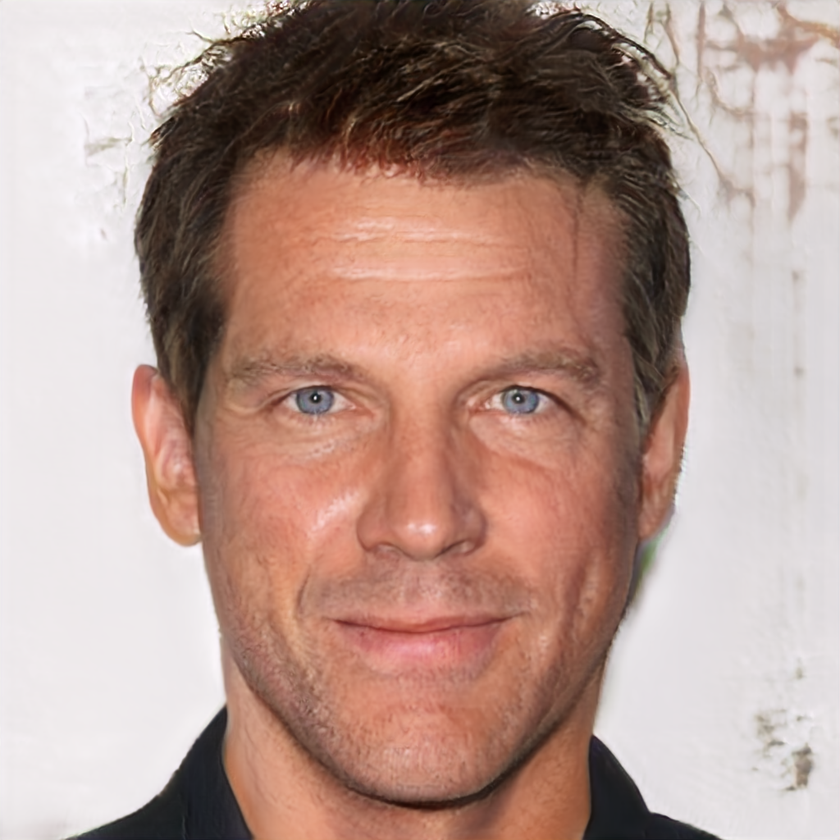
#> input picture comp_sketch/feature_extractor_sandbox/original.png, 840 x 840 px, shrunk from 1024 x 1024 before the run; its folder holds only this picture in this run
$ python -i main.py   (imports and definitions only)
#> lines starting #> are read from the running program, lines starting #| are printed output that depends on the picture
#> further down, picture is the input picture: shape (840, 840, 3); mean B, G, R 142.2, 151.5, 180.1
import numpy as np
import pandas as pd
import cv2
import imutils
import json
import os
from pathlib import Path
from fastai.vision.data import ImageList
from fastai.vision.learner import cnn_learner
from fastai.vision import models
from fastai.vision.image import pil2tensor,Image


# [1 line not run here, left out]

path = Path("./DATA/")

SELECTED_FEATURES = ['Eyeglasses', 'Male', 'Mustache', 'Smiling', 'Wavy_Hair', 'Young']

statistics = {feature: {'TP': 0, 'FP': 0, 'FN': 0, 'TN': 0} for feature in SELECTED_FEATURES}

# Creating a databunch
imagenet_stats = ([0.485, 0.456, 0.406], [0.229, 0.224, 0.225])
# [8 lines that did not run here, left out]

# [1 line not run here, left out]

# Loading our model
# [1 line that did not run here, left out]
# [3 lines not run here, left out]

# Loading HAAR cascade
face_cascade = cv2.CascadeClassifier("haarcascade_frontalface_default.xml")

# [1 line not run here, left out]

def detect_facial_attributes(frame):
    # Our operations on the frame come here
    gray = cv2.cvtColor(frame, cv2.COLOR_BGR2GRAY)
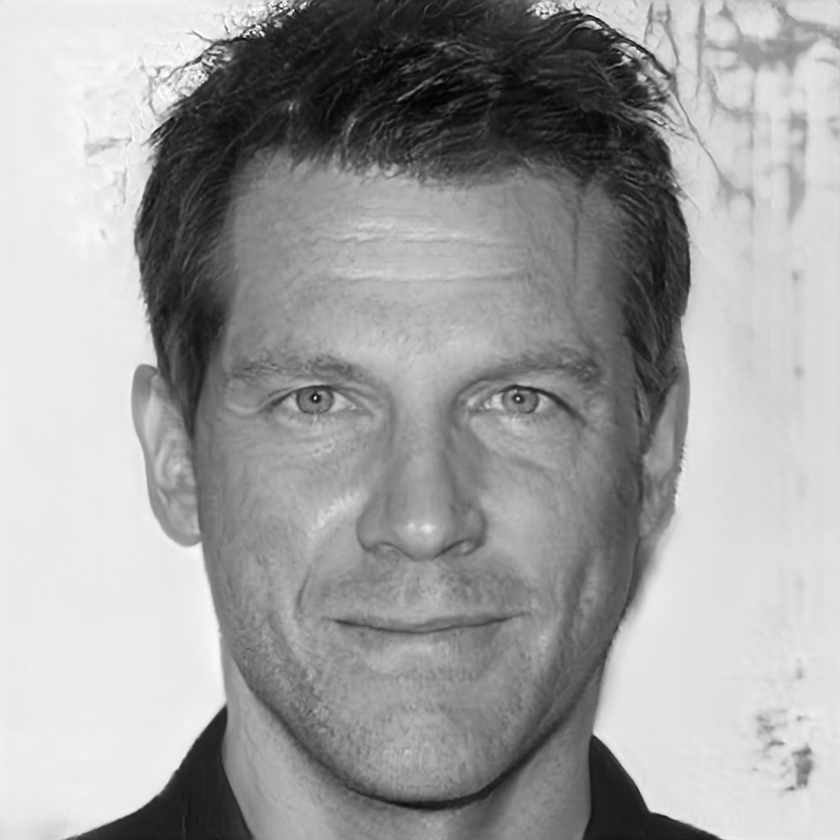
#> gray: shape (840, 840); min 2, max 255, mean 159

    # Find faces using Haar cascade
    face_coord = face_cascade.detectMultiScale(gray, 1.1, 5, minSize=(30, 30))
#> face_coord = [[694, 28, 54, 54], [164, 209, 515, 515]]

    max_area = 0
    max_X = 0
    max_Y = 0
    max_w = 0
    max_h = 0

    ## Looping through each face
    for coords in face_coord:
        ## Finding co-ordinates of face
        X, Y, w, h = coords

        area = w * h
        if area > max_area:
            max_area = area
            max_X = X
            max_Y = Y
            max_w = w
            max_h = h
#> this loop made 2 passes
#> (X, Y, w, h, area, max_area, max_X, max_Y) on passes 1 to 2: (694, 28, 54, 54, 2916, 2916, 694, 28), (164, 209, 515, 515, 265225, 265225, 164, 209)
#> after the loop, max_X = 164; max_Y = 209; max_area = 265225; max_h = 515; max_w = 515

    if max_area == 0:
        return None

    ## Finding frame size
    H, W, _ = frame.shape
#> H = 840; W = 840

    ## Computing larger face co-ordinates
    X_1, X_2 = (max(0, max_X - int(max_w * 0.35)), min(max_X + int(1.35 * max_w), W))
#> X_1 = 0; X_2 = 840
    Y_1, Y_2 = (max(0, max_Y - int(0.35 * max_h)), min(max_Y + int(1.35 * max_h), H))
#> Y_1 = 29; Y_2 = 840

    ## Cropping face and changing BGR To RGB
    img_cp = frame[Y_1:Y_2, X_1:X_2].copy()
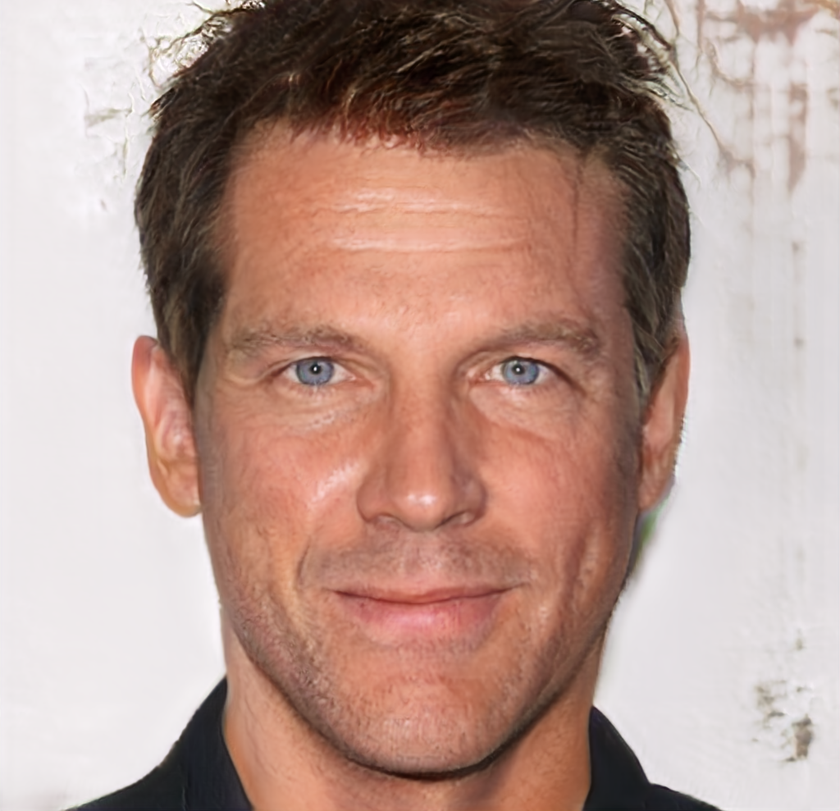
#> img_cp: shape (811, 840, 3); mean B, G, R 141.9, 151.4, 180.7
    img_cp1 = cv2.cvtColor(img_cp, cv2.COLOR_BGR2RGB)

    # [6 lines of commented-out code are left out]
    prediction = str(
#> (the run stopped early here; a loop or call above may not have finished)
